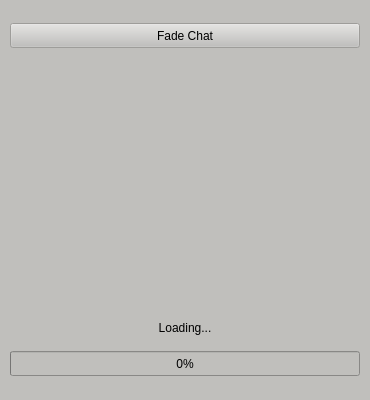
<?xml version="1.0" encoding="UTF-8"?>
<ui version="4.0">
 <class>FadeChatLoading</class>
 <widget class="QMainWindow" name="FadeChatLoading">
  <property name="geometry">
   <rect>
    <x>0</x>
    <y>0</y>
    <width>370</width>
    <height>400</height>
   </rect>
  </property>
  <property name="minimumSize">
   <size>
    <width>370</width>
    <height>400</height>
   </size>
  </property>
  <property name="maximumSize">
   <size>
    <width>370</width>
    <height>400</height>
   </size>
  </property>
  <property name="windowTitle">
   <string>MainWindow</string>
  </property>
  <property name="styleSheet">
   <string notr="true">background-color: rgb(192, 191, 188);</string>
  </property>
  <widget class="QWidget" name="centralwidget">
   <layout class="QGridLayout" name="gridLayout_3">
    <item row="0" column="0">
     <layout class="QVBoxLayout" name="verticalLayout_8">
      <item>
       <widget class="QPushButton" name="AppName">
        <property name="enabled">
         <bool>false</bool>
        </property>
        <property name="minimumSize">
         <size>
          <width>350</width>
          <height>25</height>
         </size>
        </property>
        <property name="maximumSize">
         <size>
          <width>350</width>
          <height>25</height>
         </size>
        </property>
        <property name="styleSheet">
         <string notr="true">color: rgb(0, 0, 0);</string>
        </property>
        <property name="text">
         <string>Fade Chat</string>
        </property>
       </widget>
      </item>
      <item>
       <widget class="QLabel" name="AppLogo">
        <property name="minimumSize">
         <size>
          <width>350</width>
          <height>250</height>
         </size>
        </property>
        <property name="maximumSize">
         <size>
          <width>350</width>
          <height>250</height>
         </size>
        </property>
        <property name="text">
         <string/>
        </property>
        <property name="pixmap">
         <pixmap resource="../../UserInterface/UI_Resources/images.qrc">:/newPrefix/images/pexels-eberhardgross-691668.jpg</pixmap>
        </property>
        <property name="scaledContents">
         <bool>true</bool>
        </property>
       </widget>
      </item>
      <item>
       <widget class="QLabel" name="LoadingText">
        <property name="minimumSize">
         <size>
          <width>350</width>
          <height>35</height>
         </size>
        </property>
        <property name="maximumSize">
         <size>
          <width>350</width>
          <height>35</height>
         </size>
        </property>
        <property name="text">
         <string>Loading...</string>
        </property>
        <property name="alignment">
         <set>Qt::AlignCenter</set>
        </property>
       </widget>
      </item>
      <item>
       <widget class="QProgressBar" name="LoadingBar">
        <property name="minimumSize">
         <size>
          <width>350</width>
          <height>25</height>
         </size>
        </property>
        <property name="maximumSize">
         <size>
          <width>350</width>
          <height>25</height>
         </size>
        </property>
        <property name="value">
         <number>0</number>
        </property>
        <property name="alignment">
         <set>Qt::AlignCenter</set>
        </property>
       </widget>
      </item>
     </layout>
    </item>
   </layout>
  </widget>
 </widget>
 <resources>
  <include location="../../UserInterface/UI_Resources/images.qrc"/>
 </resources>
 <connections/>
</ui>
